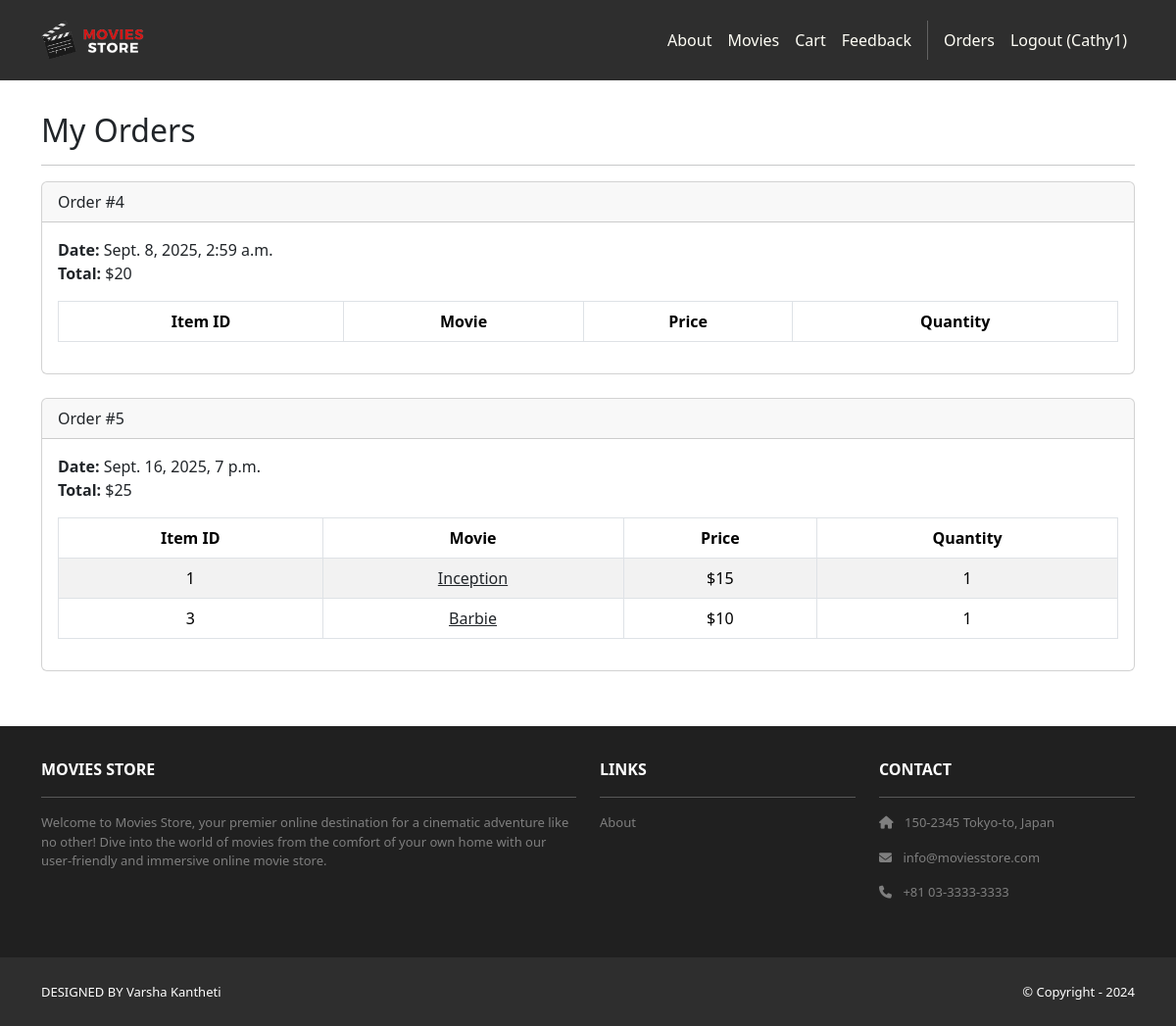
Screenshot of /accounts/orders/ (signed in) with the database file from the repository.
### cart/models.py (models this page shows, shortened)
class Order(models.Model):
    id = models.AutoField(primary_key=True)
    total = models.IntegerField()
    date = models.DateTimeField(auto_now_add=True)
    user = models.ForeignKey(User,
        on_delete=models.CASCADE)

class Item(models.Model):
    id = models.AutoField(primary_key=True)
    price = models.IntegerField()
    quantity = models.IntegerField()
    order = models.ForeignKey(Order,
        on_delete=models.CASCADE)
    movie = models.ForeignKey(Movie,
        on_delete=models.CASCADE)

### movies/models.py (models this page shows, shortened)
class Movie(models.Model):
    id = models.AutoField(primary_key=True)
    name = models.CharField(max_length=255)
    price = models.IntegerField()
    description = models.TextField()
    image = models.ImageField(upload_to='movie_images/')

### accounts/views.py (the view)
# urls.py: path('orders/', views.orders, name='accounts.orders'),
@login_required
def orders(request):
    template_data = {}
    template_data['title'] = 'Orders'
    template_data['orders'] = request.user.order_set.all()
    return render(request, 'accounts/orders.html',
        {'template_data': template_data})

### accounts/templates/accounts/orders.html
{% extends 'base.html' %}
{% block content %}
<div class="p-3">
  <div class="container">
    <div class="row mt-3">
      <div class="col mx-auto mb-3">
        <h2>My Orders</h2>
        <hr />
        {% for order in template_data.orders %}
        <div class="card mb-4">
          <div class="card-header">
            Order #{{ order.id }}
          </div>
          <div class="card-body">
            <b>Date:</b> {{ order.date }}<br />
            <b>Total:</b> ${{ order.total }}<br />
            <table class="table table-bordered
              table-striped text-center mt-3">
              <thead>
                <tr>
                  <th scope="col">Item ID</th>
                  <th scope="col">Movie</th>
                  <th scope="col">Price</th>
                  <th scope="col">Quantity</th>
                </tr>
              </thead>
              <tbody>
                {% for item in order.item_set.all %}
                <tr>
                  <td>{{ item.movie.id }}</td>
                  <td>
                    <a class="link-dark"
                      href="{% url 'movies.show' id=item.movie.id %}">
                      {{ item.movie.name }}
                    </a>
                  </td>
                  <td>${{ item.movie.price }}</td>
                  <td>{{ item.quantity }}</td>
                </tr>
                {% endfor %}
              </tbody>
            </table>
          </div>
        </div>
        {% endfor %}
      </div>
    </div>
  </div>
</div>
{% endblock content %}

### moviesstore/templates/base.html (shortened to what this page needs)
<!DOCTYPE html>
<html>
  {% load static %}
  <head>
    <link href="https://cdn.jsdelivr.net/npm/bootstrap@5.3.3/dist/css/bootstrap.min.css" rel="stylesheet">
    <link rel="stylesheet" href="https://cdnjs.cloudflare.com/ajax/libs/font-awesome/6.1.1/css/all.min.css">
    <link rel="stylesheet" type="text/css" href="{% static 'css/style.css' %}">
  </head>
  <body>
    <nav class="p-3 navbar navbar-dark bg-dark navbar-expand-lg">
      <div class="container">
        <a class="navbar-brand" href="{% url 'home.index' %}">
          <img src="{% static 'img/logo.png' %}" alt="logo" height="40" />
        </a>
        <div class="collapse navbar-collapse" id="navbarNavAltMarkup">
          <div class="navbar-nav ms-auto navbar-ml">
            <a class="nav-link" href="{% url 'home.about' %}">About</a>
            <a class="nav-link" href="{% url 'movies.index' %}">Movies</a>
            <a class="nav-link" href="{% url 'cart.index' %}">Cart</a>
            <a class="nav-link" href="{% url 'cart.feedback_list' %}">Feedback</a>
            {% if user.is_authenticated %}
            <a class="nav-link" href="{% url 'accounts.orders' %}">Orders </a>
            <a class="nav-link" href="{% url 'accounts.logout' %}">Logout ({{ user.username }})</a>
            {% else %}
            <a class="nav-link" href="{% url 'accounts.login' %}">Login</a>
            <a class="nav-link" href="{% url 'accounts.signup' %}">Sign Up</a>
            {% endif %}
          </div>
        </div>
      </div>
    </nav>
    <div>
      {% block content %}
      {% endblock content %}
    </div>
    <section class="p-3 ms-footer d-none d-md-block">
      <div class="container">
        <div class="row mt-3 text-white">
          <div class="col-md-6 col-lg-6 col-xl-6 mx-auto mb-4">
            <b>MOVIES STORE</b>
            <hr />
            <p>Welcome to Movies Store, your premier online destination for a cinematic
              adventure like no other! Dive into the world of movies from the comfort of your own home with our user-friendly
              and immersive online movie store.</p>
          </div>
          <div class="col-md-3 col-lg-3 col-xl-3 mx-auto mb-4">
            <b>LINKS</b>
            <hr />
            <p><a class="nav-link" href="{% url 'home.about' %}">About</a></p>
          </div>
          <div class="col-md-3 col-lg-3 col-xl-3 mx-auto mb-4">
            <b>CONTACT</b>
            <hr />
            <p><i class="fas fa-home me-2"></i> 150-2345 Tokyo-to, Japan</p>
            <p><i class="fas fa-envelope me-2"></i> info@moviesstore.com</p>
            <p><i class="fas fa-phone me-2"></i> +81 03-3333-3333</p>
          </div>
        </div>
      </div>
    </section>
    <section class="p-3 ms-footer-bottom bg-dark">
      <div class="container d-flex justify-content-between">
        <div class="me-5 text-white">
          <span>DESIGNED BY Varsha Kantheti
          </span>
        </div>
        <div class="text-white">
          <span>© Copyright - 2024</span>
        </div>
      </div>
    </section>
  </body>
</html>

### moviesstore/static/css/style.css (style rules this page uses)
.navbar a.nav-link { color: #FFFEF6 !important; }
.bg-dark { background-color: #2E2E2E !important; }
.ms-footer { background-color: #202020; }
.ms-footer p { color: #7F7F7F; font-size: 13px; }
.ms-footer-bottom span { font-size: 13px; line-height: 38px; }

### rows the page displays
Order: id "4", date "Sept. 8, 2025, 2:59 a.m.", total "20"
Order: id "5", date "Sept. 16, 2025, 7 p.m.", total "25"
Item: movie.id "1", movie.name "Inception", movie.price "15", quantity "1"
Item: movie.id "3", movie.name "Barbie", movie.price "10", quantity "1"

### other values shown
{{ user.username }} "Cathy1"
